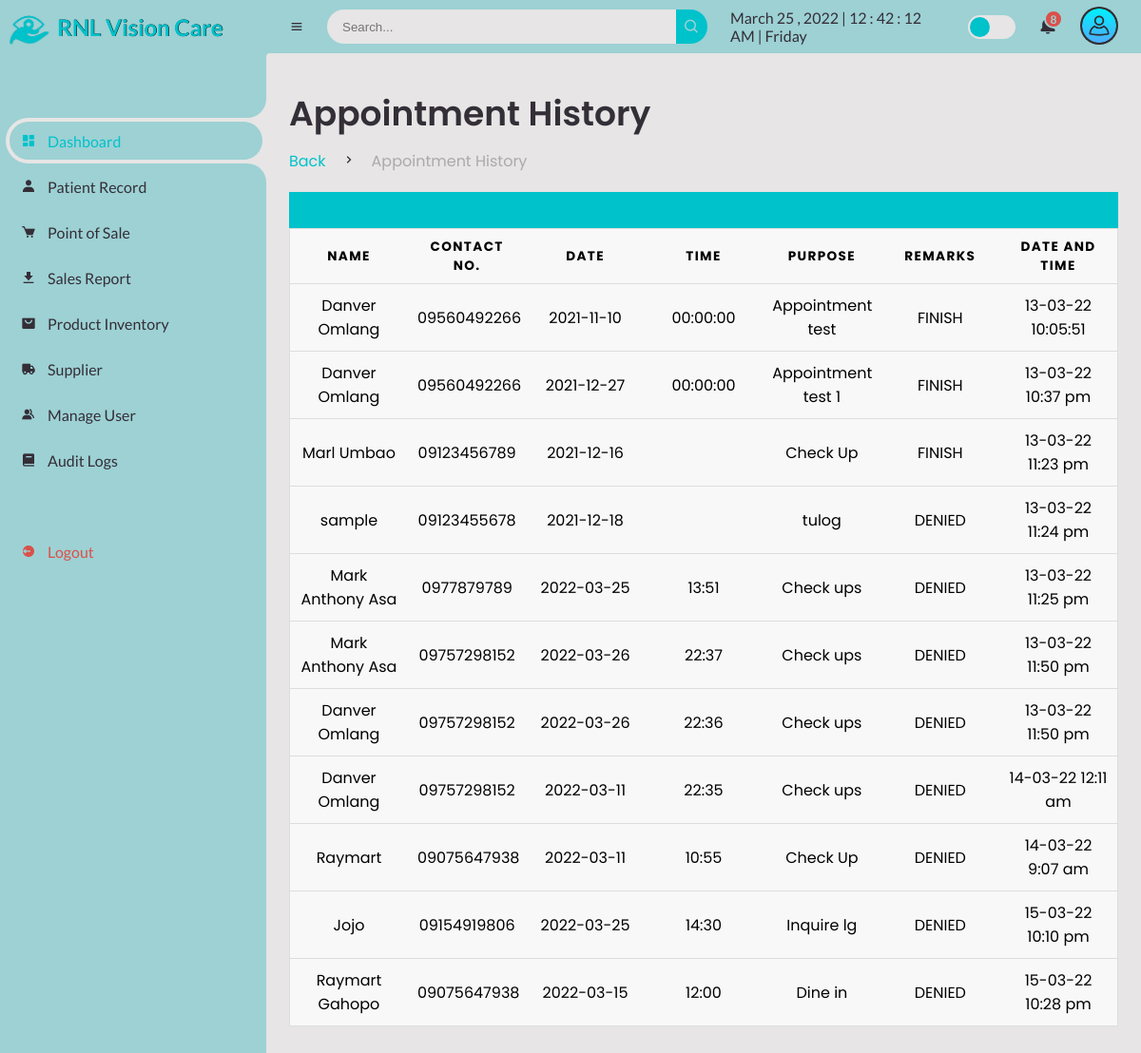
/Admin/d-appointment-history.php (signed in), run on the app's committed database.
### tables this page shows
CREATE TABLE `appointment_history` (
  `app_id` int(11) NOT NULL,
  `app_name` varchar(255) DEFAULT NULL,
  `app_email` varchar(150) DEFAULT NULL,
  `app_contact` varchar(150) DEFAULT NULL,
  `app_date` varchar(255) DEFAULT NULL,
  `app_time` varchar(255) DEFAULT NULL,
  `app_purpose` varchar(255) DEFAULT NULL,
  `app_remarks` varchar(255) DEFAULT NULL,
  `app_DateTime` varchar(255) DEFAULT NULL,
  PRIMARY KEY (`app_id`)
);

### Admin/d-appointment-history.php (the view, shortened to what this page needs)
<?php
include("session.php");
?>
<!DOCTYPE html>
<html lang="en">
<head>
	<link href='https://unpkg.com/boxicons@2.0.9/css/boxicons.min.css' rel='stylesheet'>
	<link rel="stylesheet" href="css\sys_style.css">
</head>
<body>
	<section id="sidebar">
		<a href="#" class="brand">
			<img src="images\logo.png" alt="" width="60px;">
			<span class="text"  style="text-shadow:0.5px 0px #000;">RNL Vision Care</span>
		</a>
		<ul class="side-menu top">
			<li class="active">
				<a href="dashboard.php">
					<i class='bx bxs-dashboard' ></i>
					<span class="text">Dashboard</span>
				</a>
			</li>
			<li>
				<a href="patient-record.php">
					<i class='bx bxs-user' ></i>
					<span class="text">Patient Record</span>
				</a>
			</li>
			<li>
				<a href="point-of-sale.php">
					<i class='bx bxs-cart' ></i>
					<span class="text">Point of Sale</span>
				</a>
			</li>
			<li>
				<a href="sales-report.php">
					<i class='bx bxs-download' ></i>
					<span class="text">Sales Report</span>
				</a>
			</li>
			<li>
				<a href="product.php">
					<i class='bx bxs-shopping-bag-alt' ></i>
					<span class="text">Product Inventory</span>
				</a>
			</li>
			<li>
				<a href="supplier.php">
					<i class='bx bxs-truck' ></i>
					<span class="text">Supplier</span>
				</a>
			</li>
			<li>
				<a href="manage-user.php">
					<i class='bx bxs-group' ></i>
					<span class="text">Manage User</span>
				</a>
			</li>
			<li>
				<a href="audit.php">
					<i class='bx bxs-book' ></i>
					<span class="text">Audit Logs</span>
				</a>
			</li>
		</ul>
		<ul class="side-menu">
			<li>
				<a href="logout.php" class="logout">
					<i class='bx bxs-log-out-circle' ></i>
					<span class="text">Logout</span>
				</a>
			</li>
		</ul>
	</section>
	<section id="content">
		<nav>
			<i class='bx bx-menu' ></i>
			<form action="#">
				<div class="form-input">
					<input type="search" placeholder="Search...">
					<button type="submit" class="search-btn"><i class='bx bx-search' ></i></button>
				</div>
			</form>
			<div id="digital-clock"></div>
			<label for="switch-mode" class="switch-mode"></label>
			<div class="dropdown2">
			<a href="#" class="notification">
				<span class="num">8</span>
			</a>
			</div>
			<div class="dropdown1">
			<img src="img\user.png" alt="" width="40px" class="userlogo">
			</div>
		</nav>
		<main>
			<div class="head-title">
				<div class="left">
					<h1>Appointment History</h1>
					<ul class="breadcrumb">
						<li>
							<a class="active" href="dashboard.php">Back</a>
						</li>
						<li><i class='bx bx-chevron-right' ></i></li>
						<li>
							<a  href="d-appointment-history.php">Appointment History</a>
						</li>
					</ul>
				</div>
			</div>
			<div>
					<table>
					<caption></caption>
     <thead>
     	<tr>
     	 <th>Name</th>
     	 <th>Contact No.</th>
     	 <th>Date</th>
		 <th>Time</th>
		 <th>Purpose</th>
		 <th>Remarks</th>
		 <th>Date and Time</th>
     	</tr>
     </thead>
     <tbody>
     	  <tr>
     	  		<?php
     	  		$query4 = mysqli_query($conn, "Select * from appointment_history");
     	  		while($row = $query4 -> fetch_assoc()){
?>
     	  	  <td data-label="Name"><?php echo $row['app_name'];?></td>
     	  	  <td data-label="Contact"><?php echo $row['app_contact'];?></td>
     	  	  <td data-label="Date"><?php echo $row['app_date'];?></td>
			  <td data-label="Time"><?php echo $row['app_time'];?></td>
			  <td data-label="Purpose"><?php echo $row['app_purpose'];?></td>
			  <td data-label="Remarks"><?php echo $row['app_remarks'];?></td>
			  <td data-label="DateTime"><?php echo $row['app_DateTime'];?></td>
     	  </tr>
     	  <?php  } ?>
     </tbody>
   </table>
				</div>
		</main>
	</section>
</body>
</html>

### Admin/d-appointment-history.php (style rules this page uses)
table { border: 1px solid #ccc; border-collapse: collapse; margin: 0; padding: 0; width: 100%; table-layout: fixed; }
table caption { font-size: 1.5em; background-color: #00c2cb; margin-top:20px; padding:19px; }
table tr { background-color: #f8f8f8; border: 1px solid #ddd; padding: .35em; }
table th, table td { padding: .625em; text-align: center; }
table th { font-size: .85em; letter-spacing: .1em; text-transform: uppercase; }

### data on the page
appointment_history: app_name "Danver Omlang", app_contact "09560492266", app_date "2021-11-10", app_time "00:00:00", app_purpose "Appointment test", app_remarks "FINISH", app_DateTime "13-03-22 10:05:51"
appointment_history: app_name "Danver Omlang", app_contact "09560492266", app_date "2021-12-27", app_time "00:00:00", app_purpose "Appointment test 1", app_remarks "FINISH", app_DateTime "13-03-22 10:37 pm"
appointment_history: app_name "Marl Umbao", app_contact "09123456789", app_date "2021-12-16", app_purpose "Check Up", app_remarks "FINISH", app_DateTime "13-03-22 11:23 pm"
appointment_history: app_name "sample", app_contact "09123455678", app_date "2021-12-18", app_purpose "tulog", app_remarks "DENIED", app_DateTime "13-03-22 11:24 pm"
appointment_history: app_name "Mark Anthony Asa", app_contact "0977879789", app_date "2022-03-25", app_time "13:51", app_purpose "Check ups", app_remarks "DENIED", app_DateTime "13-03-22 11:25 pm"
appointment_history: app_name "Mark Anthony Asa", app_contact "09757298152", app_date "2022-03-26", app_time "22:37", app_purpose "Check ups", app_remarks "DENIED", app_DateTime "13-03-22 11:50 pm"
appointment_history: app_name "Danver Omlang", app_contact "09757298152", app_date "2022-03-26", app_time "22:36", app_purpose "Check ups", app_remarks "DENIED", app_DateTime "13-03-22 11:50 pm"
appointment_history: app_name "Danver Omlang", app_contact "09757298152", app_date "2022-03-11", app_time "22:35", app_purpose "Check ups", app_remarks "DENIED", app_DateTime "14-03-22 12:11 am"
appointment_history: app_name "Raymart", app_contact "09075647938", app_date "2022-03-11", app_time "10:55", app_purpose "Check Up", app_remarks "DENIED", app_DateTime "14-03-22 9:07 am"
appointment_history: app_name "Jojo", app_contact "09154919806", app_date "2022-03-25", app_time "14:30", app_purpose "Inquire lg", app_remarks "DENIED", app_DateTime "15-03-22 10:10 pm"
appointment_history: app_name "Raymart Gahopo", app_contact "09075647938", app_date "2022-03-15", app_time "12:00", app_purpose "Dine in", app_remarks "DENIED", app_DateTime "15-03-22 10:28 pm"
